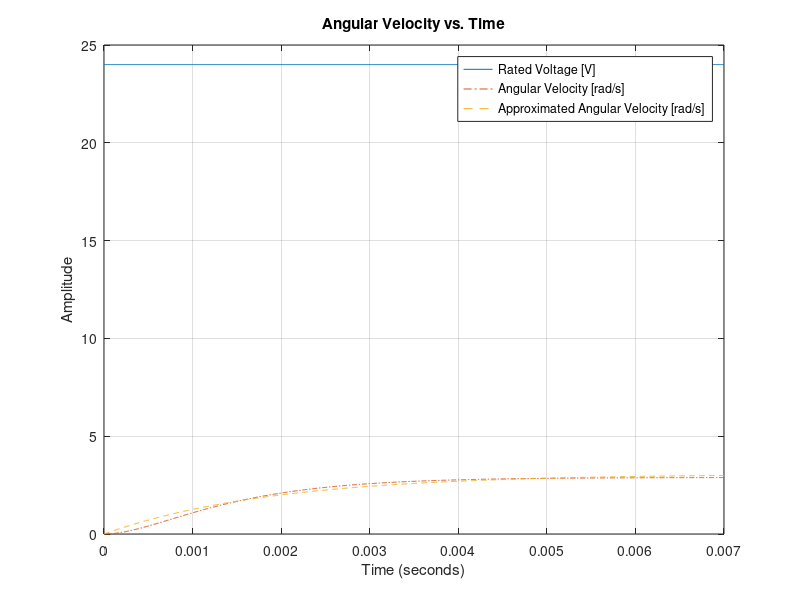

The MATLAB script that drew this image:
% Model Equation: T(s) = K / (τ*s + 1)
% Approximate the angular velocity as first order system
% using a sample input-output data

load closed-loop_ang-vel;

% Array indices
idxStart = 1;
idxEnd = 1001;

% Calculate zero means
Input = x(idxStart:idxEnd);
Output = out(idxStart:idxEnd);

% Find best fit K and tau
K = 0;
tau = 0;
minSSE = -1;

for kTest = 0.12:0.001:0.14
    for tauTest = 0.001:0.0001:0.003
        sys = tf([kTest], [tauTest 1]);
        OutputSim = lsim(sys, Input, t(idxStart:idxEnd));
        SSE = sum((Output - OutputSim) .^ 2);
        
        if minSSE == -1
            minSSE = SSE;
            K = kTest;
            tau = tauTest;
        elseif SSE < minSSE
            minSSE = SSE;
            K = kTest;
            tau = tauTest;
        end
    end
end

% Calculated internal temperature
sys = tf([K], [tau 1]);
OutputSim = lsim(sys,Input, t(idxStart:idxEnd));

% Plot the data
figure(3);
t = t(idxStart:idxEnd);
plot(t, Input, '-', t, Output, '-.', t, OutputSim, '--');
ylabel('Amplitude');
xlabel('Time (seconds)');
title('Angular Velocity vs. Time');
legend('Rated Voltage [V]', 'Angular Velocity [rad/s]', 'Approximated Angular Velocity [rad/s]');
grid on;